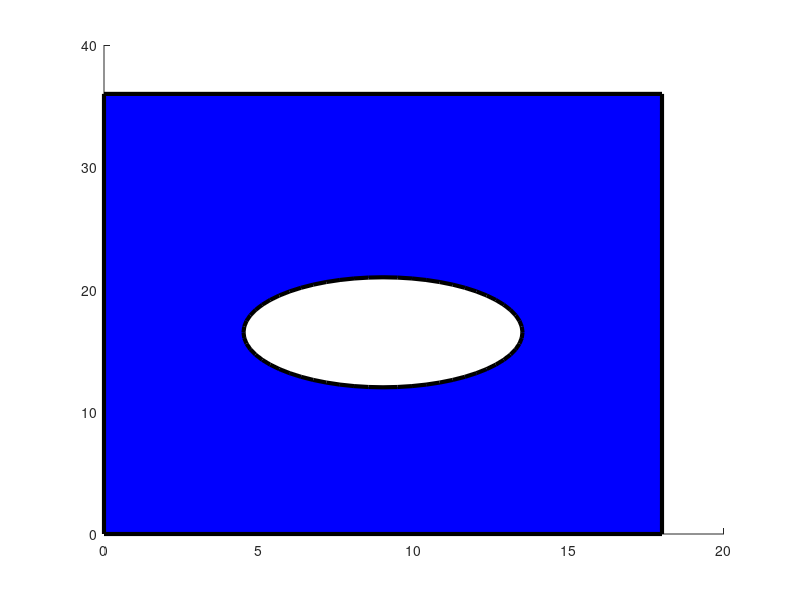

Recreate this plot in MATLAB. (Note: this script raises an error after producing the figure.)
% Generates *.xml scripts for Moodle Embedded answers [cloze]
% question name - Centroid Circular hollow rectangle
% Created by Azalea A Khan for Dr. Pilar Garcia Souto and the Mechanics and Materials Module
% UCL Department: Medical Physics and Bioengineering
% Date:10/4/15

circ1 = fopen('Circle in Rectangle.xml','w');

fprintf(circ1,'%s','<?xml version="1.0" encoding="UTF-8"?>');
fprintf(circ1,'\n%s','<quiz>');


for i = 1:1:100
    
    % START IMAGE
    
    H= randi([35 45]);  
    B= randi([10 30]);
    D= B/4;
        
    C= rectangle('Position',[0 0 B H],'linewidth',3,'FaceColor','b');
    rectangle('Position',[B/4 H/3 B/2 B/2],'Curvature',[1,1],'linewidth',3,'FaceColor','w')
    
    arrow([(B/2),-2],[B,-2],'linewidth',2);
    arrow([(B/2),-2],[0,-2],'linewidth',2);
    arrow([-2,(H/2)],[-2,H],'linewidth',2);
    arrow([-2,(H/2)],[-2,0],'linewidth',2);
    
    xlabel1=strcat(num2str(B),'mm');
    text((B/2),-4,xlabel1,'fontsize',12,'fontweight','bold');
    ylabel1=strcat(num2str(H),'mm');
    text(-10,(H/2),ylabel1,'fontsize',12,'fontweight','bold');
    
    arrow([(B/4),H/3.5],[3*B/4,H/3.5],'linewidth',2);
    arrow([(3*B/4),H/3.5],[B/4,H/3.5],'linewidth',2);
    
    ylabel2=strcat(num2str(D),'mm');
    text((B/3),H/4.5,ylabel2,'fontsize',12,'fontweight','bold');
    
    title('Centroid: Rectanlge with Circular Hollow','FontSize',18, 'FontWeight','bold')  
    
    axis([-7 (B+5) -2 (H+5)])
    axis off
    
    
    daspect([1,1,1])
    

    C = figure;
    imgname = strcat('CircularHollow_',num2str(i),'.jpg');
    saveas(C,imgname)
    
    % END IMAGE
 
    % CALCULATION

Cx = B/2;
Cy = H/2;
Ix = (B*H^3)/12-(pi*D^4)/64;
Iy = (H*B^3)/12-(pi*D^4)/64;

    
% QUESTION TEXT
    
fprintf(circ1,'\n<!--question %d-->',i);
fprintf(circ1,'\n%s','<question type="cloze">');

fprintf(circ1,'\n%s','<name>');
fprintf(circ1,'\n<text>Centroid: Rectangle with Circular Hollow %d</text>',i);
fprintf(circ1,'\n%s','</name>');

fprintf(circ1,'\n%s','<questiontext format="html">');
fprintf(circ1,'\n%s','<text>');
fprintf(circ1,'\n%s','<![CDATA[<p><img style="width: 625px; heght: 500px; margin-right: auto; margin-left: auto; display: block;"');
fprintf(circ1,'src="http://www.ucl.ac.uk/~rmapdpg/MoodleQuiz/WarrenTruss/Level_2/WarrenTrussL2_%d.jpg"',i);
fprintf(circ1,'%s','alt="rectangle" width="30 height="30"/></p>');

fprintf(circ1,'\n<p style="text-align: left;">Determine the centroid of the above section</p>');
fprintf(circ1,'\n%s','<p style="text-align: center;" >');
fprintf(circ1,'x = {1:NUMERICAL:=%2.0f:1#Good job!~*#Sorry. Try again.} mm</p>',Cx);
fprintf(circ1,'\n%s','<p style="text-align: center;" >');
fprintf(circ1,'y = {1:NUMERICAL:=%2.0f:1#Good job!~*#Sorry. Try again.} mm</p>',Cy);

fprintf(circ1,'\n%s','and calculate the second moment of area with respect to both x and y axis.</p>');
fprintf(circ1,'%s','(Give your answer as a number, i.e. not in standard form)</p>');
fprintf(circ1,'\n%s','<p style="text-align: center;" >');
fprintf(circ1,'I<sub>x</sub> = {1:NUMERICAL:=%3.0f:1#Good job!~*#Sorry. Try again.} mm<sup>4</sup></p>',Ix);
fprintf(circ1,'\n%s','<p style="text-align: center;" >');
fprintf(circ1,'I<sub>y</sub> = {1:NUMERICAL:=%3.0f:1#Good job!~*#Sorry. Try again.} mm<sup>4</sup></p>]]>',Iy);

fprintf(circ1,'\n%s','</text>');
fprintf(circ1,'\n%s','</questiontext>');


% General Feedback

fprintf(circ1,'\n%s','<generalfeedback format="html">');
fprintf(circ1,'\n%s','<text>');

fprintf(circ1,'\n%s','<![CDATA[<p>The centroid is the central point of the whole section and ');
fprintf(circ1,'\n%s','<p>for the above section I<sub>x</sub> is not equal to I<sub>y</sub>.</p>]]>');

fprintf(circ1,'\n%s','</text>');
fprintf(circ1,'\n%s','</generalfeedback>');

fprintf(circ1,'\n%s','<penalty>0</penalty>');
fprintf(circ1,'\n%s','<hidden>0</hidden>');

fprintf(circ1,'\n%s','</question>');
   
end 

fprintf(circ1,'\n%s','</quiz>');

fclose(circ1);
